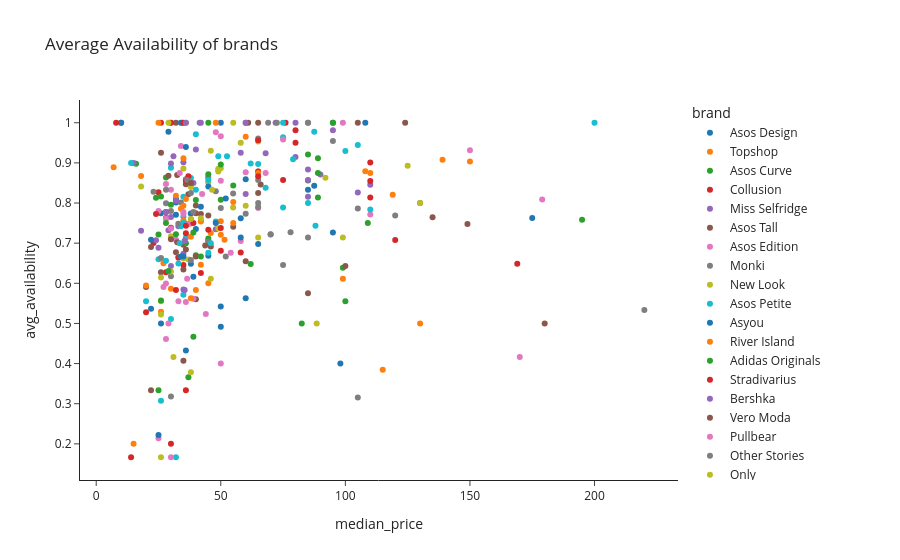

The cell this chart's notebook holds for it:
### Code cell
fig = px.scatter(
    brand_summary,
    x = 'median_price',
    y = 'avg_availability',
    color = 'brand',
    title= "Average Price of brands and their average availability",
    template = 'simple_white'
    
)
fig.show()
